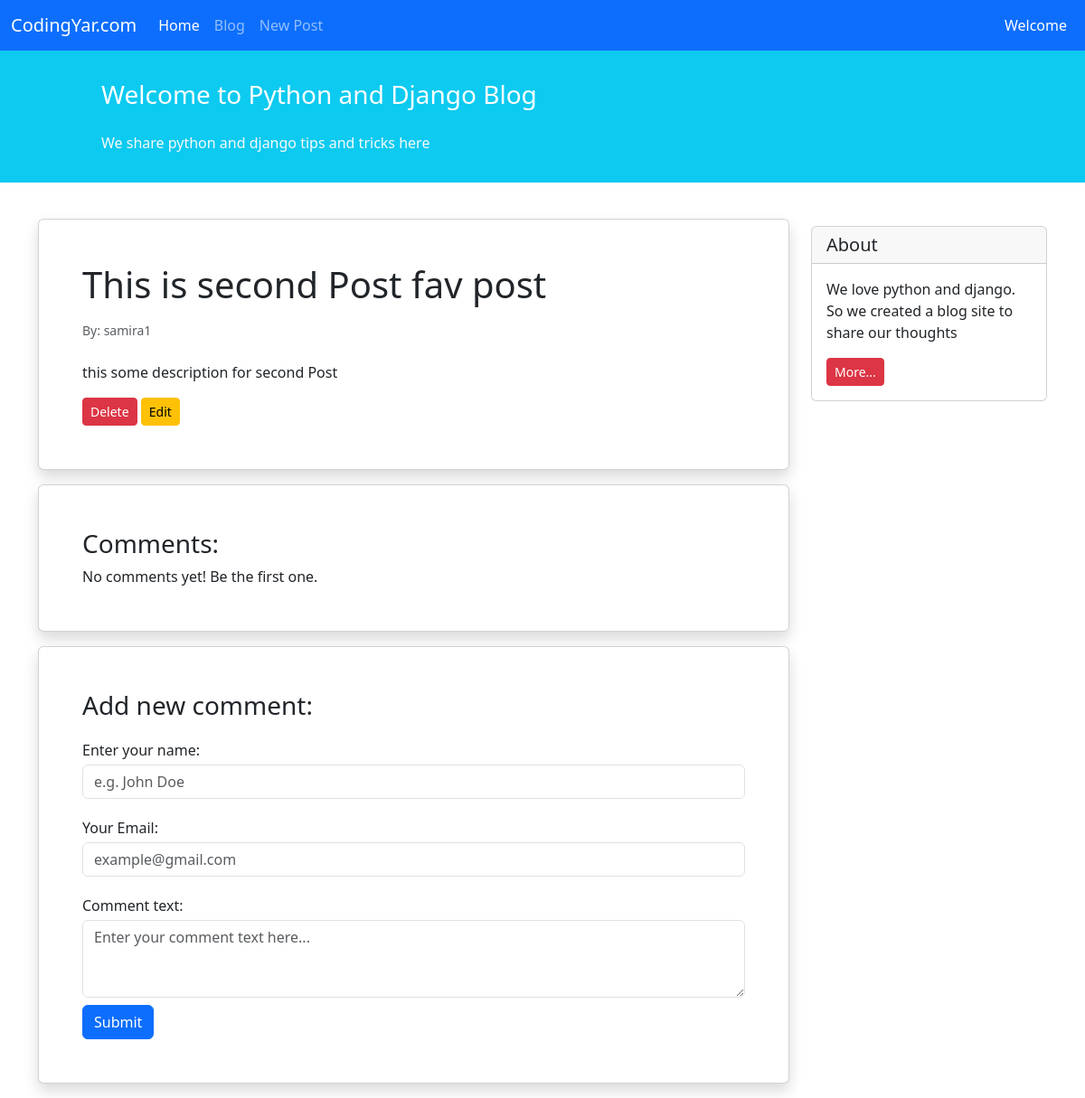
The app's page /blog/2/ with its own data.
### blog/models.py (models this page shows, shortened)
class Post(models.Model):
    STATUS_CHOICES = (
        ('pub','Published'),
        ('drf','Draft'),
    )
    title = models.CharField(max_length=100)
    text = models.TextField()
    author = models.ForeignKey('auth.User', on_delete=models.CASCADE)
    datetime_created = models.DateTimeField(auto_now_add=True)
    datetime_modified = models.DateTimeField(auto_now=True)
    status = models.CharField(choices=STATUS_CHOICES, max_length=3)

### blog/views.py (the view)
# urls.py: path('<int:pk>/', views.PostDetailView.as_view(), name='post_detail'),
class PostDetailView(generic.DetailView):
    model = Post
    template_name = 'blog/post_detail.html'
    context_object_name = 'post'

### blog/templates/blog/post_detail.html (shortened to what this page needs)
{% extends "_base.html" %}
{% block content %}
<div class="container mt-4">
  <div class="row">
    <div class="col-9">
      <div class="card shadow my-3 p-5">
        <h1>{{ post.title }}</h1>
        <p class="small text-muted mt-2">By: {{ post.author }}</p>
        <p class="mt-2">{{ post.text }}</p>
        <div>
          <a href='{% url 'post_delete' post.id %}' class="btn btn-sm btn-danger">Delete</a>
          <a href='{% url 'post_update' post.id %}' class="btn btn-sm btn-warning">Edit</a>
        </div>
      </div>
      <div class="card shadow my-3 p-5">
        <h3>Comments:</h3>
        No comments yet! Be the first one.
      </div>
      <div class="card shadow my-3 p-5">
        <h3>Add new comment:</h3>
        <form method="POST">
          <div class="form-group py-2">
            <label class="py-1" for="author_name">Enter your name:</label>
            <input
              type="text"
              class="form-control"
              placeholder="e.g. John Doe"
              name="author_name"
            />
          </div>
          <div class="form-group py-2">
            <label class="py-1" for="email">Your Email:</label>
            <input
              type="email"
              class="form-control"
              placeholder="example@gmail.com"
              name="email"
            />
          </div>
          <div class="form-group py-2">
            <label class="py-1" for="comment_text">Comment text:</label>
            <textarea
              class="form-control"
              name="text"
              rows="3"
              placeholder="Enter your comment text here..."
            ></textarea>
          </div>
          <button type="submit" class="btn btn-primary">Submit</button>
        </form>
      </div>
    </div>
    <div class="col-3">
      <div class="card my-4">
        <h5 class="card-header">About</h5>
        <div class="card-body">
          <p class="card-text">
            We love python and django. So we created a blog site to share our
            thoughts
          </p>
          <a href="#" class="btn btn-sm btn-danger"> More... </a>
        </div>
      </div>
    </div>
  </div>
</div>
{% endblock content %}

### records on screen
Post: title "This is second Post fav post", author "samira1", text "this some description for second Post"
